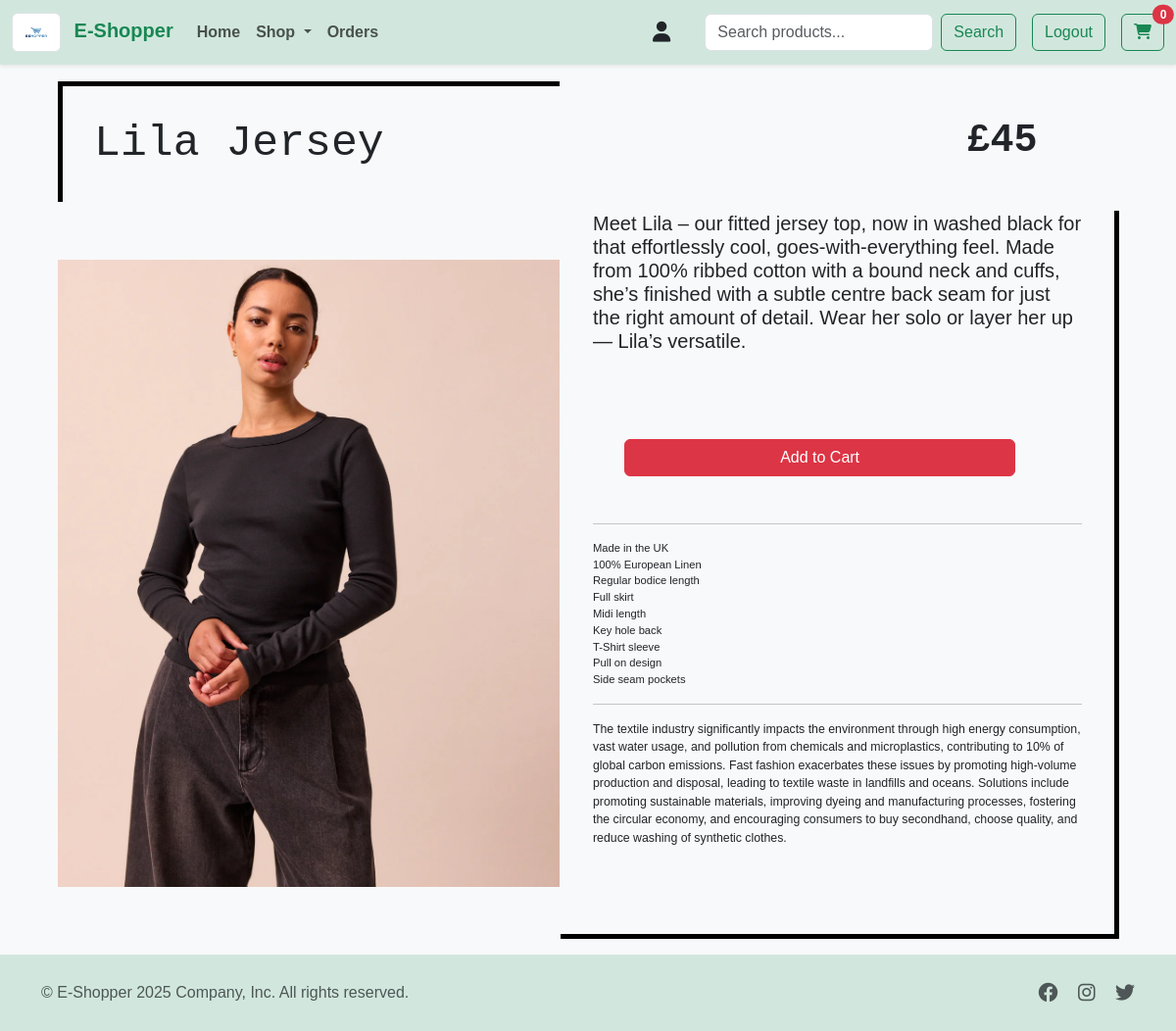
Screenshot of /product/10 with the database file from the repository.
### store/models.py (models this page shows, shortened)
class Product(models.Model):
    title = models.CharField(max_length=60)
    material = models.CharField(max_length=60)
    description = models.CharField(max_length=1000, default='', blank=True, null=True)
    price = models.IntegerField(default=0)
    amount_sold = models.IntegerField(default=0)
    category = models.ForeignKey(Category, on_delete=models.CASCADE, default=1)
    image = models.ImageField(upload_to='store\static')

### store/views.py (the view)
# urls.py: path('product/<int:product_id>', views.product, name='product'),
def product(request, product_id):
    cart = request.session.get('Cart', {})
    cust = request.session.get('Customer', {})
    try:
        product_obj = Product.objects.get(id=product_id)
        full_path = str(product_obj.image)
        index = full_path.rfind('/')
        img = full_path[index+1:]
        context = {
            'product': product_obj,
            'Image': img,
            'Cart': cart,
            'Customer': cust
        }
        return render(request, 'product.html', context)
    except Product.DoesNotExist:
        return redirect('home')

### store/templates/product.html (shortened to what this page needs)
{% extends "master.html" %}
{% block content %}
{% load static %}
{% block extra_css %}
<link rel="stylesheet" href="{% static 'product.css' %}">
{% endblock extra_css %}
<div class="container">
    <table id="showcase-table">
        <tbody>
            <tr>
                <th>
                    <h1 class="product-title">
                        {{ product.title }}
                    </h1>
                </th>
                <th>
                    <h1 class="price">£{{ product.price }}</h1>
                </th>
            </tr>
            <tr>
                <td>
                    <img id="showcase-img" src="{% static Image %}" alt="">
                </td>
                <td id="deco-box">
                    <div class="product-descriptBox">
                        <br>
                        <h5>
                            {{ product.description }}
                        </h5>
                        <br>
                        <br>
                        <a href="{% url 'add_to_cart' product.title product.id product.price Image 'cart' %}"
                            class="btn btn-danger btn-addToCart">Add to Cart</a>
                        <br>
                        <hr>
                        <p id="product-details">
                            Made in the UK <br>
                            100% European Linen <br>
                            Regular bodice length <br>
                            Full skirt <br>
                            Midi length <br>
                            Key hole back <br>
                            T-Shirt sleeve <br>
                            Pull on design <br>
                            Side seam pockets
                        </p>
                        <hr>
                        <p id="environment-statement">
                            The textile industry significantly impacts the environment through high energy
                            consumption, vast water usage, and pollution from chemicals and microplastics,
                            contributing to 10% of global carbon emissions. Fast fashion exacerbates these
                            issues by
                            promoting high-volume production and disposal, leading to textile waste in landfills
                            and
                            oceans. Solutions include promoting sustainable materials, improving dyeing and
                            manufacturing processes, fostering the circular economy, and encouraging consumers
                            to
                            buy secondhand, choose quality, and reduce washing of synthetic clothes.
                        </p>
                    </div>
                </td>
            </tr>
            <tr>
                <td>
                </td>
            </tr>
        </tbody>
    </table>
</div>
{% endblock %}

### store/static/product.css (style rules this page uses)
body { background: #ffffff; min-height: 100vh; font-family: Tahoma, sans-serif; }
#showcase-table { margin: 1rem; }
#showcase-img { width: auto; height: 40rem; }
.product-descriptBox { position: relative; top: -3.5rem; margin: 2rem; }
.product-title { border-left: 5px solid black; border-top: 5px solid black; padding: 2rem; font-size: 2.8rem; font-family: 'Courier New', monospace; }
.price { position: relative; right: 5rem; float: right; font-weight: 900; font-family: 'Courier New', monospace; }
#product-details { font-size: 0.7rem; }
#environment-statement { font-size: 0.77rem; }
.btn-addToCart { margin: 2rem; color: white; width: 80%; }
#deco-box { border-bottom: 5px solid black; border-right: 5px solid black; }

### rows the page displays
Product: title "Lila Jersey", price "45", description "Meet Lila – our fitted jersey top, now in washed black for that effortlessly cool, goes-with-everything feel. Made from 100% ribbed cotton with a bound neck and cuffs, she’s finished with a subtle centre back seam for just the right amount of detail. Wear her solo or layer her up — Lila’s versatile."
